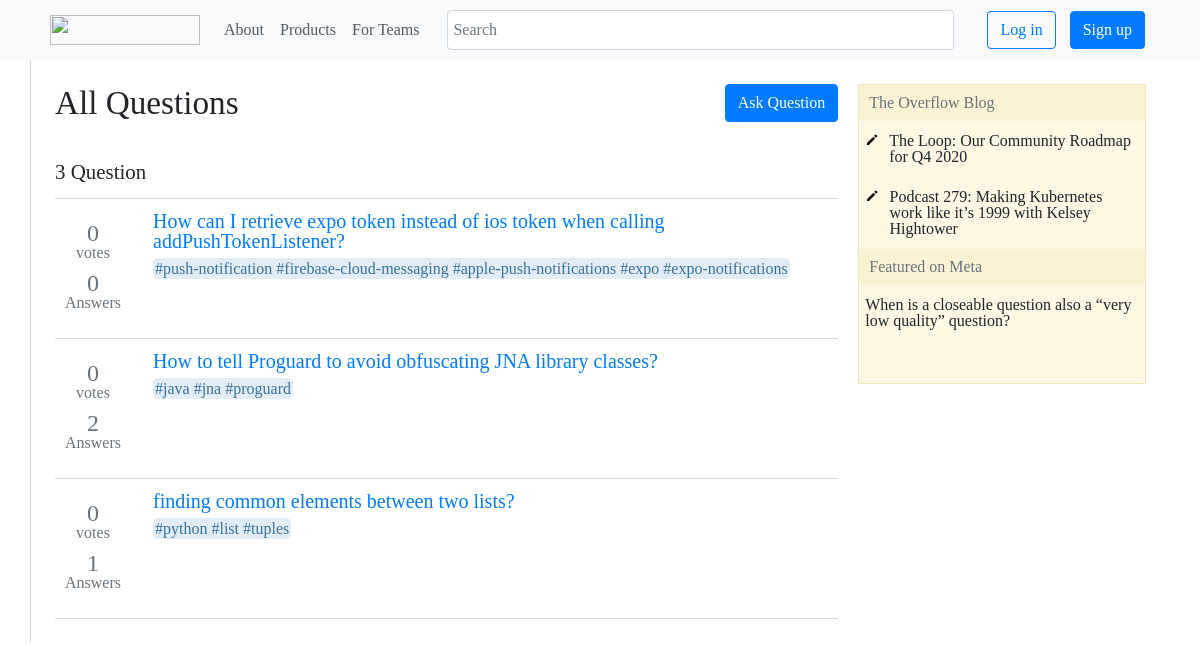
Page /questions on the earlier database version.
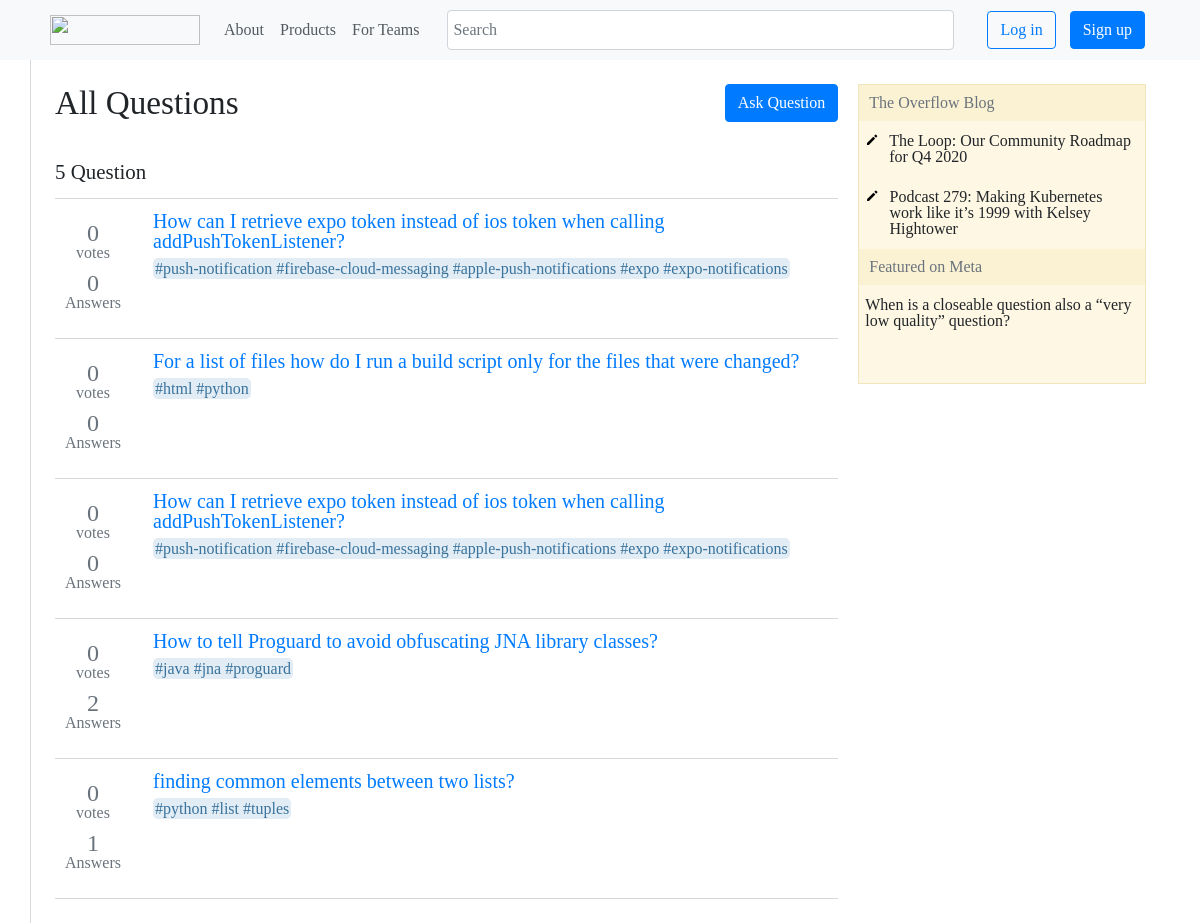
Same page on the later database version.
### myproject/models.py (models this page shows, shortened)
class Questions(db.Model):
    id = db.Column(db.Integer, primary_key=True)
    title = db.Column(db.String)
    tags = db.Column(db.String)
    body = db.Column(db.Text)
    answers = db.relationship('Answers', backref="Questions", lazy='dynamic')

### myproject/questions/views.py (the view)
@questions_blueprint.route('/')
@questions_blueprint.route('/questions', methods=['GET'])
def questions():
    questions = Questions.query.all()
    answers = Answers
    return render_template('questions.html', questions=questions, answers=answers)

### myproject/questions/templates/questions/questions.html
{% extends "base.html" %}
{% block content %}
    <div class="container">
        <div class="container__left">
            <div class="container__info">
                 <h1 class="container__questions">All Questions</h1>
                <a href="/askQuestion"><button type="button" class="btn btn-primary">Ask Question</button></a>
            </div>
            <div class="container__questionsNumber">
                <h2>{{questions|length}} Question</h2>
            </div>
            {% for question in questions |sort(attribute='id', reverse=True) %}
            <div class="container_questions">
                <div class="stats">
                    <div class="vote">
                        <span>0</span>
                        <h4>votes</h4>
                    </div>
                    <div class="aswers">
                        <span>{{ answers.query.filter_by(question_id=question.id).all() | length }}</span>
                        <h4>Answers</h4>
                    </div>
                </div>
                <div class="question">
                    <h3><a href="/questions/question/{{ question.id }}">{{ question.title }}</a></h3>
                    <div class="devide_tags">
                        <span>{{question.tags}}</span>
                    </div>
                </div>
            </div>
            {% endfor %}
        </div>
        <div class="container__right">
            <div class="table__heading">
                <h1>The Overflow Blog</h1>
            </div>
            <div class="table__body">
                <svg aria-hidden="true" class="va-text-top svg-icon iconPencilSm" width="18" height="14" viewBox="0 0 14 14"><path d="M11.1 1.71l1.13 1.12c.2.2.2.51 0 .71L11.1 4.7 9.21 2.86l1.17-1.15c.2-.2.51-.2.71 0zM2 10.12l6.37-6.43 1.88 1.88L3.88 12H2v-1.88z"></path></svg>
                <h2>The Loop: Our Community Roadmap for Q4 2020</h2>
            </div>
            <div class="table__body">
                <svg aria-hidden="true" class="va-text-top svg-icon iconPencilSm" width="28" height="14" viewBox="0 0 14 14"><path d="M11.1 1.71l1.13 1.12c.2.2.2.51 0 .71L11.1 4.7 9.21 2.86l1.17-1.15c.2-.2.51-.2.71 0zM2 10.12l6.37-6.43 1.88 1.88L3.88 12H2v-1.88z"></path></svg>
                <h2>Podcast 279: Making Kubernetes work like it’s 1999 with Kelsey Hightower</h2>
            </div>
            <div class="table__heading">
                <h1>Featured on Meta</h1>
            </div>
            <div class="table__body">
                <h2>When is a closeable question also a “very low quality” question?</h2>
            </div>
        </div>
    </div>
{% endblock %}

### myproject/templates/base.html (shortened to what this page needs)
<!DOCTYPE html>
<html lang="en">
<head>
    <link rel="stylesheet" href="https://stackpath.bootstrapcdn.com/bootstrap/4.4.1/css/bootstrap.min.css">
    <link href="https://cdn.jsdelivr.net/npm/summernote@0.8.18/dist/summernote-bs4.min.css" rel="stylesheet">
     <link href="{{ url_for('static', filename='reset.css') }}" rel="stylesheet">
     <link href="{{ url_for('static', filename='base.css') }}" rel="stylesheet">
     <link href="{{ url_for('static', filename='questions.css') }}" rel="stylesheet">
     <link href="{{ url_for('static', filename='question.css') }}" rel="stylesheet">
     <link href="{{ url_for('static', filename='askQuestion.css') }}" rel="stylesheet">
</head>
<body>
    <header>
        <nav class="navbar navbar-expand-lg navbar-light bg-light">
          <a class="navbar-brand" href="/">
            <img src="https://stackoverflow.design/assets/img/logos/so/logo-stackoverflow.svg" width="150" height="30" alt="" loading="lazy">
          </a>
          <div class="collapse navbar-collapse" id="navbarSupportedContent">
            <ul class="navbar-nav mr-auto">
              <li class="nav-item active">
                <a class="nav-link" href="#">About <span class="sr-only">(current)</span></a>
              </li>
                <li class="nav-item active">
                <a class="nav-link" href="#">Products <span class="sr-only">(current)</span></a>
              </li>
                <li class="nav-item active">
                <a class="nav-link" href="#">For Teams <span class="sr-only">(current)</span></a>
              </li>
            </ul>
            <form class="form-inline my-2 my-lg-0">
              <input class="form-control mr-sm-2" type="search" placeholder="Search" aria-label="Search" maxlength="240" >
            </form>
              <div class="user__buttons">
                  <button class="btn btn-outline-primary my-2 my-sm-0" type="submit">Log in</button>
                  <button class="btn btn-primary my-2 my-sm-0" type="submit">Sign up</button>
              </div>
          </div>
        </nav>
    </header>
    {% block content %}
    {% endblock %}
</body>
</html>

### myproject/static/base.css (style rules this page uses)
header { padding: 10px 0; display: flex; justify-content: space-around; align-items: center; width: 100%; background-color: #f8f9fa !important; }
.navbar { padding: 0 50px !important; width: 100%; }
a.nav-link { color: #535a60 !important; outline: none; }
.form-inline { margin: 0px 20px !important; }
.form-inline input { padding: 0; padding-left: 5px; }
.form-inline, .form-inline input { flex: 1; }
.user__buttons button { margin: 0 5px; }

### myproject/static/questions.css (style rules this page uses)
.container { width: 100vw; height: auto; border-left: 1px solid rgb(214,217,220); padding: 24px; display: flex; justify-content: space-between; }
.container__left { width: 100%; margin-right: 20px; }
.container__info { display: flex; justify-content: space-between; align-items: center; }
.container__questions { font-size: 2.07692308rem; }
.container__questionsNumber { border-bottom: 1px solid rgb(214,217,220); margin-top: 40px; padding-bottom: 15px; font-size: 1.30769231rem }
.container_questions { width: 100%; display: flex; justify-content: space-between; align-items: center; border-bottom: 1px solid rgb(214,217,220); padding: 12px 8px; height: 140px; }
.stats { width: 60px; margin-right: 30px; }
.vote, .aswers { display: flex; flex-direction: column; align-items: center; margin: 5px 0; justify-content: space-between; color: #6a737c; padding-bottom: 5px; }
.vote span, .aswers span { font-size: 24px; }
.question { flex: 1; height: 100%; display: flex; flex-direction: column; }
.question h3 { color: #0064bd; font-size: 20px; margin-bottom: 10px; }
.question h3 a { text-decoration: none; }
.container__right { width: 400px; height: 300px; border: 1px solid #f1e5bc; background-color: #fdf7e3; display: flex; flex-direction: column; }
.table__heading { background-color: #fbf2d4; color: #6a737c; padding: 10px 10px; }
.table__body { display: flex; justify-content: space-between; padding: 0 6px; margin: 12px 0; }
.table__body svg { margin-right: 10px; font-size: 14px; }
.devide_tags span { background-color: #e1ecf4; color: #39739d; cursor: pointer; padding: 2px; border: none; border-radius: 5px; }

Differences in the rows shown:
added Questions: query.filter_by|length "0", title "How can I retrieve expo token instead of ios token when calling addPushTokenListener?", tags "#push-notification #firebase-cloud-messaging #apple-push-notifications #expo #expo-notifications"
added Questions: query.filter_by|length "0", title "For a list of files how do I run a build script only for the files that were changed?", tags "#html #python"
Other differences:
{{ questions|length }}: "3" → "5"
